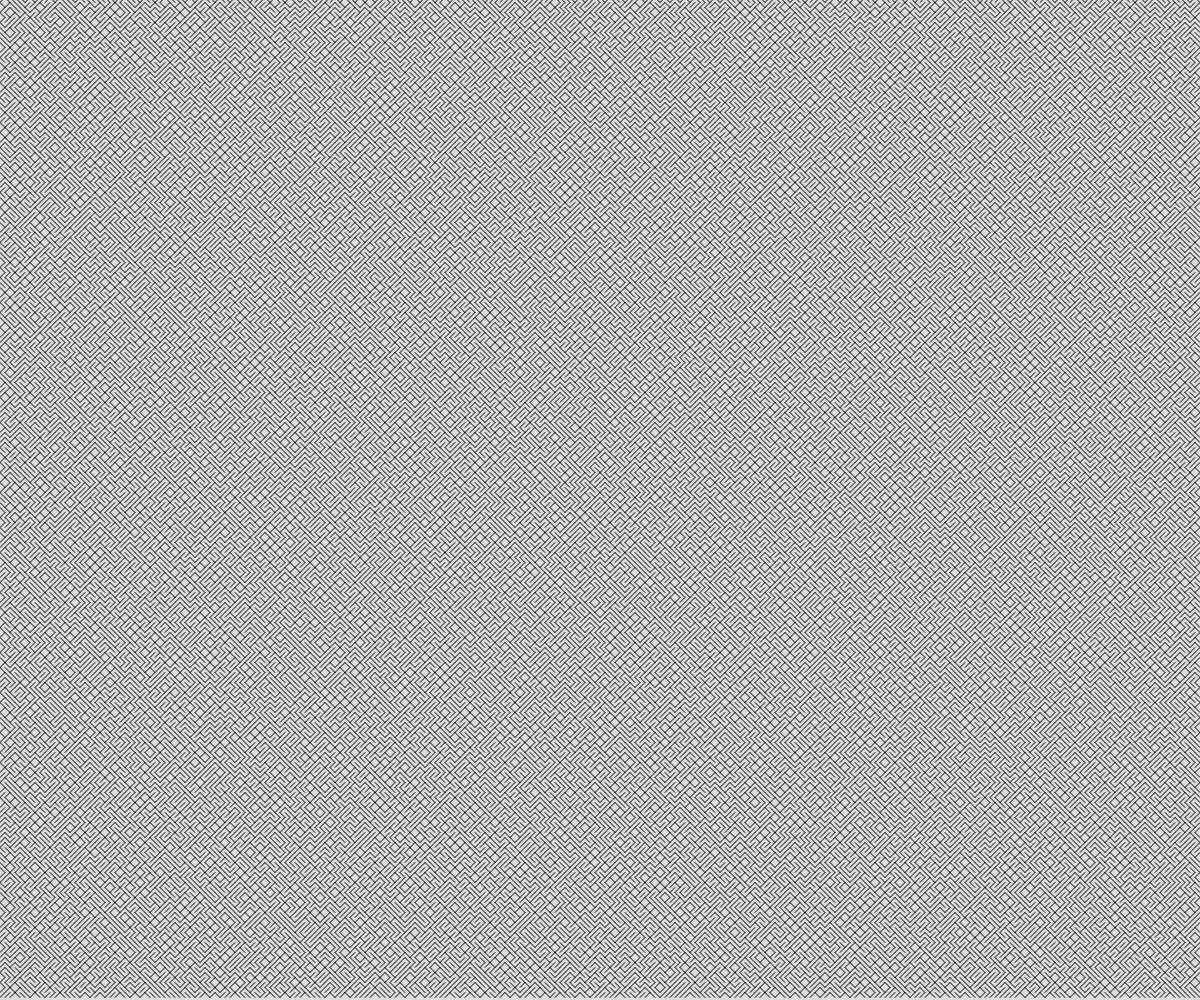
Frame 1 (no input)
Frame 60 (no input): identical to frame 1, image omitted
Frame 120 (the mouse pressed at the canvas centre since frame 60): identical to frame 1, image omitted

The p5.js sketch that drew this single still picture (run headless with seeded random() and noise() and a simulated clock; from frame 60 on, the mouse is pressed at the canvas centre):

// p5.js sketch
// ── sketch.js
// Generative Art Demo
// Using Object Notation and Arrays

let some_line;
let row = [];
const LINE_SIZE = 5;

function setup() {
  createCanvas(windowWidth, windowHeight);
  
  for (let i = 0; i < width; i+= LINE_SIZE) {
    for (let v = 0; v < height; v += LINE_SIZE) {
      row.push(spawnLine(i + LINE_SIZE/2, v, LINE_SIZE));
    }
    
  }
  
  
}

function draw() {
  background(220);
  for (let some_line of row) {
    line(some_line.x1, some_line.y1, some_line.x2, some_line.y2);
  }
  
}

function spawnLine(x, y, the_size) {
  let the_line;

  let choice = random(100);
  if (choice < 50) {
    //neg slope
    the_line = {
      x1: x-the_size/2,
      y1: y-the_size/2,
      x2: x+the_size/2,
      y2: y+the_size/2,
    };
  }
  else {
    //pos slope
    the_line = {
      x1: x+the_size/2,
      y1: y-the_size/2,
      x2: x-the_size/2,
      y2: y+the_size/2,
    };
  }
  return the_line;
}
